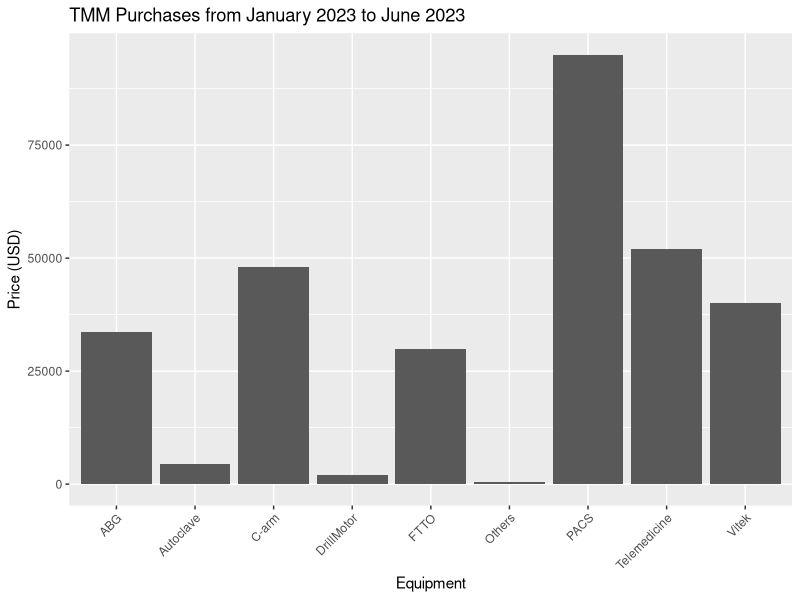
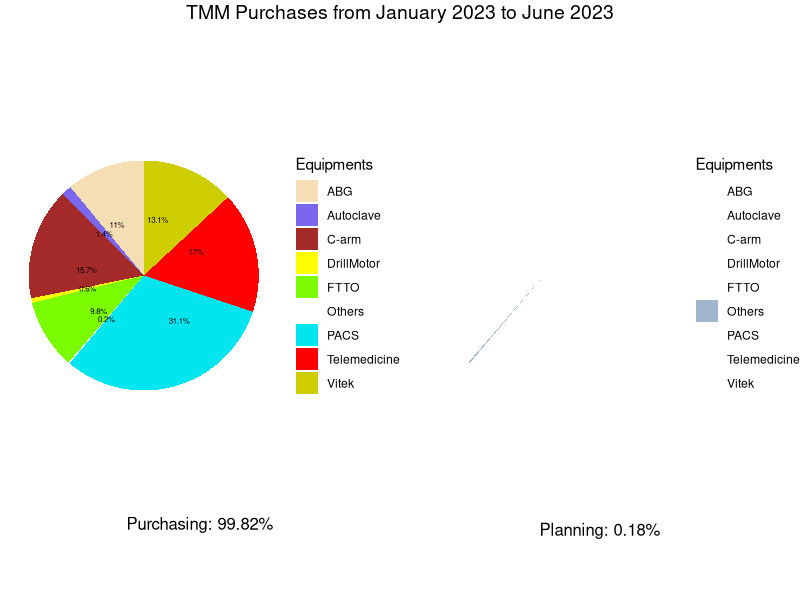

Reproduce these figures in R, in order.
## ---- chunk 1
#| echo: false
#| message: false
# This message will not be displayed in the output
library(ggplot2)
library(dplyr)
library(gridExtra)
library(grid)
library(knitr)

### # Calculate the total budget (USD)
total_budget <- 305673

# Create a data frame with the TMM purchase progression data
tmm_data <- data.frame(
  Equipment = c("Autoclave", "C-arm", "ABG", "Telemedicine", "PACS", "FTTO", "Vitek",  "DrillMotor"), 
  Price = as.numeric(c(4400, 48000, 33760, 52000, 95000, 30000, 40000, 1950))
)

## ---- chunk 2
#| echo: false
##
# adding "Others" as the rest of total budget (under planning)
tmm_others <- data.frame(Equipment = "Others", Price = as.numeric(total_budget-sum(tmm_data$Price)))
tmm_data <- rbind(tmm_data, tmm_others)

# Sort the data by price
tmm_data <- tmm_data %>% arrange(Price)

# Draw a stacked bar chart
ggplot(tmm_data, aes(x = Equipment, y = Price)) +
  geom_bar(stat = "identity") +
  ggtitle("TMM Purchases from January 2023 to June 2023") +
  xlab("Equipment") +
  ylab("Price (USD)") +
  theme(axis.text.x = element_text(angle = 45, hjust = 1))




# Calculate the percentage of the total budget spent on Telemedicine, PACS, and C-arm
tmm_data$Percentage <- tmm_data$Price / total_budget * 100

# Create a new column to specify the color of each equipment category
tmm_data$Color <- ifelse(tmm_data$Equipment %in% c("Autoclave", "C-arm", "ABG", "Telemedicine", "PACS", "FTTO", "Vitek",  "DrillMotor"), tmm_data$Equipment, "Others") # Others= xxx

# Order the data by price in descending order
tmm_data <- tmm_data %>% arrange(desc(Price))


## ---- chunk 3
#| echo: false

# Create a table
kable(tmm_data[,c(1:3)])



## ---- chunk 4
#| echo: false
###


# Create a pie chart for the major equipment categories
p1 <- ggplot(tmm_data , aes(x = "", y = Percentage, fill = Color)) +
  geom_bar(width = 1, stat = "identity") +
  coord_polar("y", start = 0) +
  theme_void() +
  scale_fill_manual(values = c("Telemedicine" = "red", "PACS" = "turquoise2", "C-arm" = "brown", "ABG" = "wheat", "Others" = "white", "FTTO" = "lawngreen", "Autoclave"="slateblue2", "Vitek" = "yellow3", "DrillMotor" = "yellow")) +
  geom_text(aes(label = paste0(round(Percentage, 1), "%")), position = position_stack(vjust = 0.3), size =2) +
  labs(fill = "Equipments")

#  scale_fill_manual(name = "Equipment", values = c("Telemedicine" = "red", "PACS" = "turquoise2", "C-arm" = "brown", "ABG" = "wheat", "Others" = "white", "Veloscope" = "lawngreen", "Autoclave"="slateblue2")) +
#  geom_text(aes(label = paste0("$", Price)), position = position_stack(vjust = 0.3), size = 5)




##
# Create a pie chart for the other equipment categories
p2 <- ggplot(tmm_data , aes(x = "", y = Percentage, fill = Color)) +
  geom_bar(width = 1, stat = "identity") +
  coord_polar("y", start = 0) +
  theme_void() +
  scale_fill_manual(values = c("Telemedicine" = "white", "PACS" = "white", "C-arm" = "white", "ABG" = "white", "Others" = "slategray3", "FTTO" = "white", "Autoclave"="white", "Vitek" = "white", "DrillMotor" = "white")) +
  labs(fill = "Equipments")

#+ geom_text(aes(label = paste0("$", Price)), position = position_stack(vjust = 0.3), size =3)

# slategray3; %>% filter(Color != "Others")



##


# Arrange the two pie charts next to each other


# Create a grobTree for the title with adjusted margins
title1 <- grobTree(
  rectGrob(gp = gpar(col = NA), height = unit(1.5, "lines"), y = 0.5),
  textGrob(
    "TMM Purchases from January 2023 to June 2023",
    gp = gpar(fontsize = 14),
    vjust = 1
  )
)

# Create textGrobs for the labels with adjusted vertical position
label_p1 <- textGrob(paste0("Purchasing: ", round(sum(tmm_data$Percentage[1:8]), 2), "%"), y = unit(1.3, "npc"))
label_p2 <- textGrob(paste0("Planning: ", round(tmm_data$Percentage[tmm_data$Equipment=="Others"], 2), "%"), y = unit(1.2, "npc"))


# Arrange the plots side by side with a common title and footer
grid.arrange(
  top = title1,
  p1, p2,
  heights = c(0.9, 0.1),
  label_p1, label_p2,
  ncol = 2
#  bottom = 
)

  
